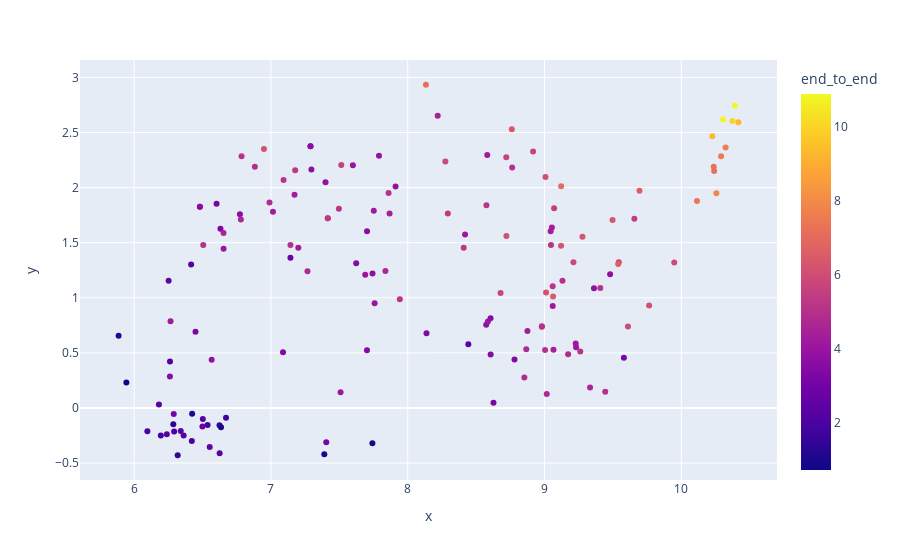

Notebook code cell kept with this figure:
### Code cell
vis.dimensionality_reduction_scatter(color_by="end_to_end", save=False, kde_by_ensemble=True, plotly=True)

### Figure 1 — Plotly figure (JSON) as saved in the notebook; plotly's stock layout.template omitted (floating-point values rounded to 4 significant figures; data arrays with more than 128 entries replaced by an {"elided": "..."} marker saying what was removed)
{"data": [{"customdata": {"elided": "150x1 str values"}, "hovertemplate": "x=%{x}<br>y=%{y}<br>index=%{customdata[0]}<br>color=%{marker.color}<extra></extra>", "legendgroup": "", "marker": {"color": {"elided": "150 float values"}, "coloraxis": "coloraxis", "symbol": "circle"}, "mode": "markers", "name": "", "orientation": "v", "showlegend": false, "type": "scatter", "x": {"elided": "150 float values"}, "xaxis": "x", "y": {"elided": "150 float values"}, "yaxis": "y"}], "layout": {"coloraxis": {"colorbar": {"title": {"text": "end_to_end"}}, "colorscale": [[0, "#0d0887"], [0.1111, "#46039f"], [0.2222, "#7201a8"], [0.3333, "#9c179e"], [0.4444, "#bd3786"], [0.5556, "#d8576b"], [0.6667, "#ed7953"], [0.7778, "#fb9f3a"], [0.8889, "#fdca26"], [1, "#f0f921"]]}, "legend": {"tracegroupgap": 0}, "margin": {"t": 60}, "xaxis": {"anchor": "y", "domain": [0, 1], "title": {"text": "x"}}, "yaxis": {"anchor": "x", "domain": [0, 1], "title": {"text": "y"}}}}
